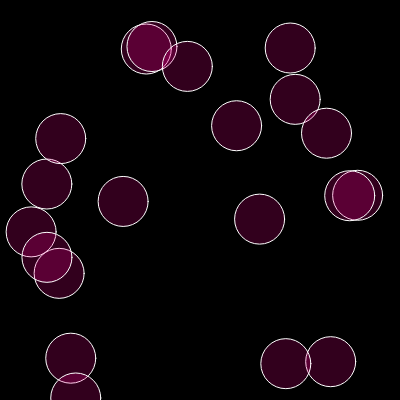
Frame 1 (no input)
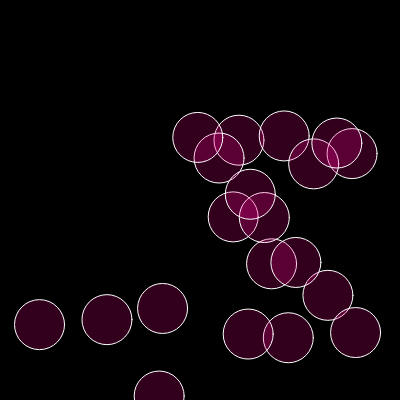
Frame 60 (no input)
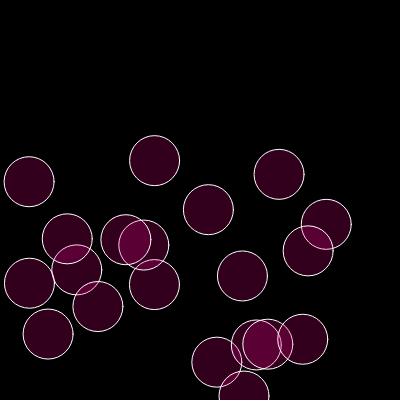
Frame 120 (the mouse pressed at the canvas centre since frame 60)

The p5.js sketch that drew these frames (run headless with seeded random() and noise() and a simulated clock; from frame 60 on, the mouse is pressed at the canvas centre):

// p5.js sketch
// ── sketch.js
let bubbles = [];

function setup() {
  createCanvas(400, 400);
  for (let i = 0; i < 20; i++) {
    let x = random(20, 400);
    let y = random(20, 400);
    let xspeed = random(5);
    let yspeed = random(2);
    bubbles[i] = new bubble(x, y, xspeed, yspeed, 50);
  }
}

function draw() {
  background(0);
  for (let i = 0; i < bubbles.length; i++) {
    bubbles[i].move();
    bubbles[i].display();
  }
}

class bubble {
  constructor(x, y, xspeed, yspeed, size) {
    this.x = x;
    this.y = y;
    this.xspeed = xspeed;
    this.yspeed = yspeed;
    this.size = size;
  }

  display() {
    stroke(255);
    fill(255, 0, 150, 50);
    circle(this.x, this.y, this.size);
  }

  move() {
    this.x += this.xspeed;
    this.y += this.yspeed;
    if (this.x > width - this.size/2 || this.x < this.size/2) {
      this.xspeed = -this.xspeed;
    }
    if (this.y > height - this.size/2 || this.y < this.size/2) {
      this.yspeed = -this.yspeed;
    }
    // console.log(this.xspeed, this.yspeed);
  }
}
